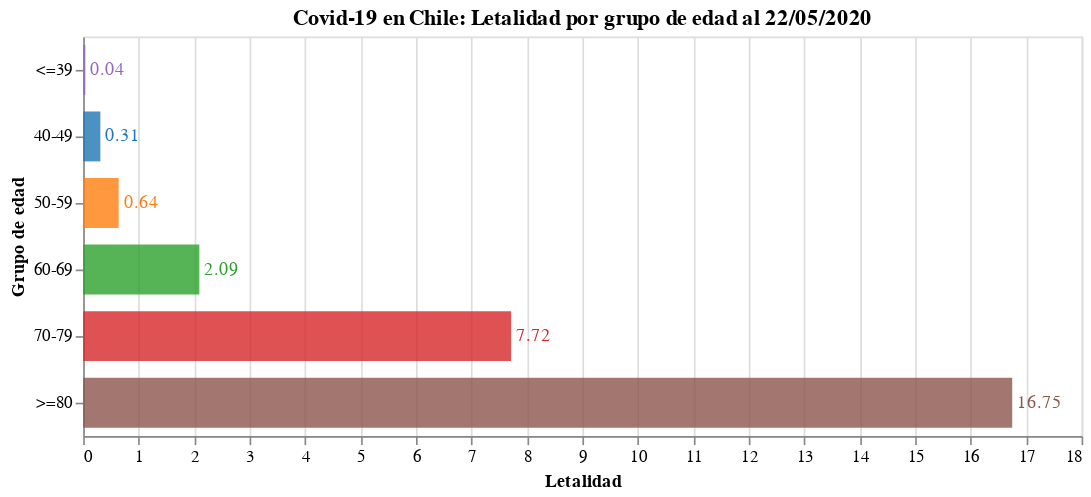

Notebook source saved alongside this figure:
### Code cell
#hide_input
bars = alt.Chart(data.reset_index()).mark_bar(opacity=0.8, size=30).encode(
    x = alt.X('Letalidad'),
    y = alt.Y('Grupo de edad', sort=grupo_de_edad),
    tooltip = ['Grupo de edad', 'Casos confirmados', 'Fallecidos confirmados', 'Letalidad'],
    color = alt.Color('Grupo de edad', scale=alt.Scale(scheme='category10'), legend=None),
    order = alt.Order('index:O')
)

text = bars.mark_text(
    align='left',
    baseline='middle',
    dx=3  # Nudges text to right so it doesn't appear on top of the bar
).encode(
    text=alt.Text('Texto')
)

bars.properties(
    title = f"Covid-19 en Chile: Letalidad por grupo de edad al {pd.to_datetime(today).strftime('%d/%m/%Y')}",
    width = 600,
    height = alt.Step(40)
) + text

### Figure 1 — Vega-Lite specification as saved in the notebook (floating-point values rounded to 4 significant figures)
{"config": {"view": {"continuousWidth": 400, "continuousHeight": 300}}, "layer": [{"mark": {"type": "bar", "opacity": 0.8, "size": 30}, "encoding": {"color": {"type": "nominal", "field": "Grupo de edad", "legend": null, "scale": {"scheme": "category10"}}, "order": {"type": "ordinal", "field": "index"}, "tooltip": [{"type": "nominal", "field": "Grupo de edad"}, {"type": "quantitative", "field": "Casos confirmados"}, {"type": "quantitative", "field": "Fallecidos confirmados"}, {"type": "quantitative", "field": "Letalidad"}], "x": {"type": "quantitative", "field": "Letalidad"}, "y": {"type": "nominal", "field": "Grupo de edad", "sort": ["<=39", "40-49", "50-59", "60-69", "70-79", "80-89", ">=90"]}}, "height": {"step": 40}, "title": "Covid-19 en Chile: Letalidad por grupo de edad al 22/05/2020", "width": 600}, {"mark": {"type": "text", "align": "left", "baseline": "middle", "dx": 3}, "encoding": {"color": {"type": "nominal", "field": "Grupo de edad", "legend": null, "scale": {"scheme": "category10"}}, "order": {"type": "ordinal", "field": "index"}, "text": {"type": "nominal", "field": "Texto"}, "tooltip": [{"type": "nominal", "field": "Grupo de edad"}, {"type": "quantitative", "field": "Casos confirmados"}, {"type": "quantitative", "field": "Fallecidos confirmados"}, {"type": "quantitative", "field": "Letalidad"}], "x": {"type": "quantitative", "field": "Letalidad"}, "y": {"type": "nominal", "field": "Grupo de edad", "sort": ["<=39", "40-49", "50-59", "60-69", "70-79", "80-89", ">=90"]}}}], "data": {"name": "data-b988d7c8e6018efc814ce101d1e154d0"}, "$schema": "https://vega.github.io/schema/vega-lite/v4.8.1.json", "datasets": {"data-b988d7c8e6018efc814ce101d1e154d0": [{"index": 0, "Grupo de edad": "<=39", "Casos confirmados": 33248, "Fallecidos confirmados": 13, "Letalidad": 0.0391, "Texto": "0.04"}, {"index": 1, "Grupo de edad": "40-49", "Casos confirmados": 10674, "Fallecidos confirmados": 33, "Letalidad": 0.3092, "Texto": "0.31"}, {"index": 2, "Grupo de edad": "50-59", "Casos confirmados": 9078, "Fallecidos confirmados": 58, "Letalidad": 0.6389, "Texto": "0.64"}, {"index": 3, "Grupo de edad": "60-69", "Casos confirmados": 5061, "Fallecidos confirmados": 106, "Letalidad": 2.094, "Texto": "2.09"}, {"index": 4, "Grupo de edad": "70-79", "Casos confirmados": 2372, "Fallecidos confirmados": 183, "Letalidad": 7.715, "Texto": "7.72"}, {"index": 5, "Grupo de edad": ">=80", "Casos confirmados": 1415, "Fallecidos confirmados": 237, "Letalidad": 16.75, "Texto": "16.75"}]}}
